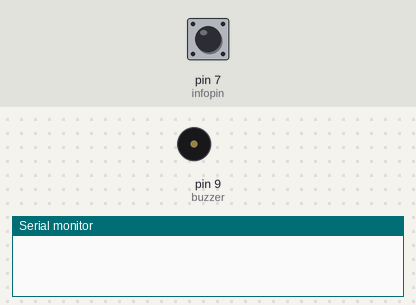
A sketch run on a simulated Arduino Uno, built with avr-gcc and run on an emulated ATmega328P. Shown: buzzer (waves = sounding), the last lines printed to the serial monitor. The test bench sets the inputs (shaded band); at power-on: pin 7 (infopin) HIGH.

Above: at 1.2 s.
1.3 s: pin 7 (infopin) pulsed LOW 2 times (0.12 s each, 0.3 s apart)
At 2.2 s:
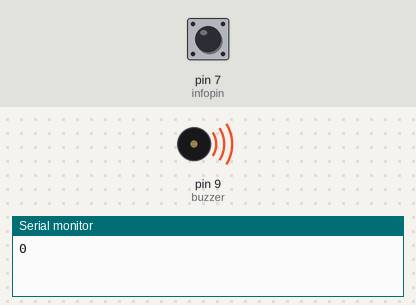
Timing chart, 0 to 4.3 s (numbered marks = the images above; inputs shaded):
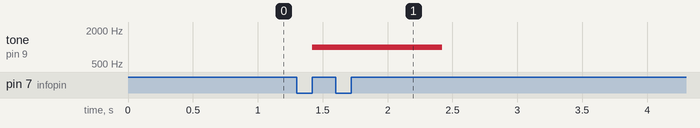

Measured:
- after the input at 1.3 s, tone on pin 9 (buzzer): silent → 1000 Hz after 0.12 s, → silent 1.0 s later

The sketch:

how_to_detect_change.ino
```cpp
int initial;
int second;
int infopin = 7;
int digital;
const int buzzer = 9;
int fanstatus;

void setup() {
  // put your setup code here, to run once:
Serial.begin(9600);
    pinMode(buzzer, OUTPUT); // Set buzzer - pin 9 as an output

}

void loop()
{
  // put your main code here, to run repeatedly:

  fanstatus = checkfan();
if (fanstatus == 1)
{
  delay(5000);
}
if (fanstatus == 0)
{
  fanstatus = checkfan();
}
if (fanstatus == 1)
{
 Serial.println(digital);
  tone(buzzer, 1000); // Send 1KHz sound signal...
  delay(1000);        // ...for 1 sec
  noTone(buzzer);     // Stop sound...
  delay(1000);        // ...for 1sec
}
}

int checkfan()
{
  //this fuction will check and return the info about the fan if it is on or off.
  initial = digitalRead(infopin);
  second = digitalRead(infopin);
  if (initial != second)
  {
    return 1;
  }
  if (initial == second)
  {
    return 0;
  }

  }
```
